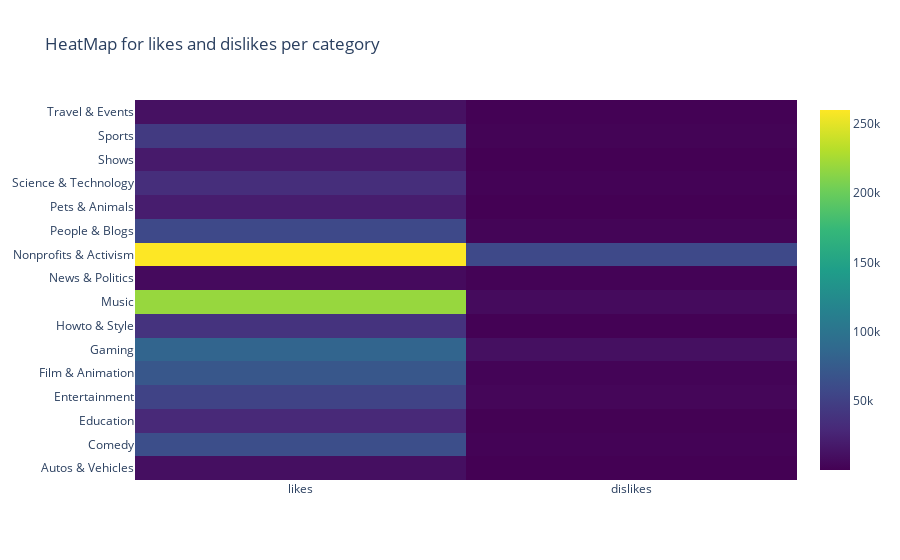

This figure's notebook cell:
### Markdown cell above
## Now, Let's compare numbers of likes and dislikes across all trending categories

### Code cell
categories = us_data_numeric.index

listOfData = us_data_numeric.to_numpy().tolist()

# z = np.random.poisson(size=(len(categories), len(us_data_numeric.columns)))

fig = go.Figure(data=go.Heatmap(
        z=listOfData,
        x=us_data_numeric.columns,
        y=categories,
        colorscale='Viridis'))

fig.update_layout(
    title='HeatMap for likes and dislikes per category',
    xaxis_nticks=36)

fig.show()

### Figure 1 — Plotly figure (JSON) as saved in the notebook; plotly's stock layout.template omitted (floating-point values rounded to 4 significant figures)
{"data": [{"colorscale": [[0, "#440154"], [0.1111, "#482878"], [0.2222, "#3e4989"], [0.3333, "#31688e"], [0.4444, "#26828e"], [0.5556, "#1f9e89"], [0.6667, "#35b779"], [0.7778, "#6ece58"], [0.8889, "#b5de2b"], [1, "#fde725"]], "type": "heatmap", "x": ["likes", "dislikes"], "y": ["Autos & Vehicles", "Comedy", "Education", "Entertainment", "Film & Animation", "Gaming", "Howto & Style", "Music", "News & Politics", "Nonprofits & Activism", "People & Blogs", "Pets & Animals", "Science & Technology", "Shows", "Sports", "Travel & Events"], "z": [[11060.0, 632.8], [62580.0, 2092.0], [29750.0, 816.4], [53240.0, 4314.0], [70790.0, 2591.0], [84500.0, 11240.0], [39290.0, 1320.0], [218900.0, 7908.0], [7298.0, 1681.0], [259900.0, 58080.0], [58140.0, 3174.0], [21060.0, 573.2], [34370.0, 1894.0], [18990.0, 430.0], [45360.0, 2361.0], [12030.0, 846.8]]}], "layout": {"title": {"text": "HeatMap for likes and dislikes per category"}, "xaxis": {"nticks": 36}}}
